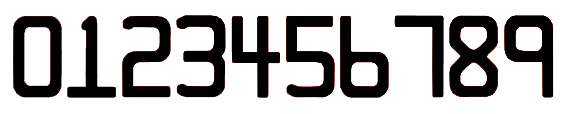
#> input picture reference.jpg, 566 x 114 px
$ python main.py --image reference.jpg --reference reference.jpg
#> lines starting #> are read from the running program, lines starting #| are printed output that depends on the picture; after the words box and inside, x2 and y2 are one past the last pixel; in counts of white or black regions, pixels touching at a corner belong together
# import the necessary packages
import cv2
import numpy as np
import argparse
from transform import four_point_transform
from ocr_template_match import match

# 利用确定一条直线的两点坐标（x0,y0),(x1,y1)和确定另一条直线的两点坐标(x2,y2),(x3,y3)求两直线的交点坐标
def point(x0,y0,x1,y1,x2,y2,x3,y3):
    a = y1-y0
    b = x1*y0-x0*y1
    c = x1-x0
    d = y3-y2
    e = x3*y2-x2*y3
    f = x3-x2
    y = float(a*e-b*d)/(a*f-c*d)
    x = float(y*c-b)/a
    pt = (int(x),int(y))
    return pt

# 参数解析
ap = argparse.ArgumentParser()
ap.add_argument("-i", "--image", required=True,
	help="path to input image")
ap.add_argument("-r", "--reference", required=True,
	help="path to reference OCR-A image")
args = vars(ap.parse_args())

# 读取图像
image = cv2.imread(args["image"])
#> image is the input picture: shape (114, 566, 3); mean B, G, R 178.6, 178.6, 180.1

# 高斯模糊处理
image1 = cv2.GaussianBlur(image, (7 , 7), 0)
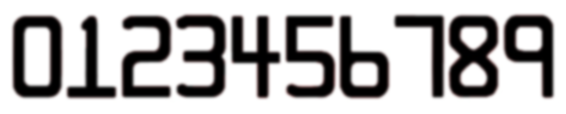
#> image1: shape (114, 566, 3); mean B, G, R 178.6, 178.6, 180.1

# 边缘检测
edges = cv2.Canny(image1, 50, 150, apertureSize=3)
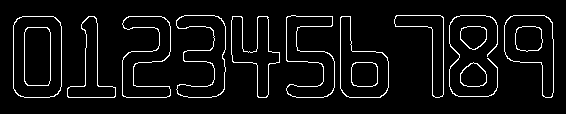
#> edges: shape (114, 566); 5.6% white in thin lines or dots, all inside (x1, y1, x2, y2) = (13, 15, 554, 98)

# 膨胀处理
closed = cv2.dilate(edges, None, iterations = 2)
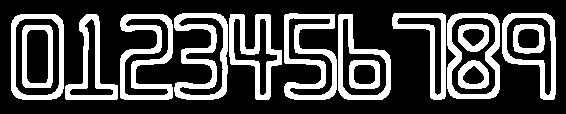
#> closed: shape (114, 566); 28.7% white; 15 white regions, largest, box (x1, y1, x2, y2) and area: (174, 13, 228, 100) 2042, (284, 13, 337, 100) 2029, (120, 14, 173, 100) 2027

# 霍夫直线检测
lines = cv2.HoughLines(edges,1,np.pi/180,100)
#> lines = [[97, 1.57], [16, 1.57], [86, 1.57], [26, 1.57], [62, 1.57], [51, 1.57]]
lines1 = lines[:,0,:]
#> lines1 has the same summary as lines
outline = [[100000,100000,100000,100000],[0,0,0,0],[100000,100000,100000,100000],[0,0,0,0]]
coords = []

# 直线过滤
for rho,theta in lines1[:]:
    a = np.cos(theta)
    b = np.sin(theta)
    x0 = a*rho
    y0 = b*rho
    x1 = int(x0 + 1000*(-b))
    y1 = int(y0 + 1000*(a))
    x2 = int(x0 - 1000*(-b))
    y2 = int(y0 - 1000*(a))

    # 取所有确定直线的两点中纵坐标之和最小者为银行卡的确定上边界直线的点
    # 纵坐标之和最大者为银行卡的确定下边界直线的点
    # 横坐标之和最小者为银行卡的确定左边界直线的点
    # 横坐标之和最大者为银行卡的确定右边界直线的点
    if(y1>0 and y2>0 and y1+y2 < outline[0][1] + outline[0][3]):
        outline[0] = [x1, y1, x2, y2]
    if(y1>0 and y2>0 and y1+y2 > outline[1][1] + outline[1][3]):
        outline[1] = [x1, y1, x2, y2]
    if(x1>0 and x2>0 and x1+x2 < outline[2][0] + outline[2][2]):
        outline[2] = [x1, y1, x2, y2]
    if(x1>0 and x2>0 and x1+x2 > outline[3][0] + outline[3][2]):
        outline[3] = [x1, y1, x2, y2]
#> this loop made 6 passes
#> (rho, x0, y0, y1, y2) on passes 1 to 6: (97, -4.24e-06, 97, 96, 97), (16, -6.99e-07, 16, 15, 16), (86, -3.76e-06, 86, 85, 86), (26, -1.14e-06, 26, 25, 26), (62, -2.71e-06, 62, 61, 62), (51, -2.23e-06, 51, 50, 51)
#> after the loop, outline = [[-1000, 15, 999, 16], [-1000, 96, 999, 97], [100000, 100000, 100000, 100000], [0, 0, 0, 0]]

# 传入上一步循环获得的确定四条边直线的点，获得两两相交的交点
coords.append((point(outline[0][0],outline[0][1],outline[0][2],outline[0][3],outline[2][0],outline[2][1],outline[2][2],outline[2][3])))
#> (the run stopped early here; a loop or call above may not have finished)
